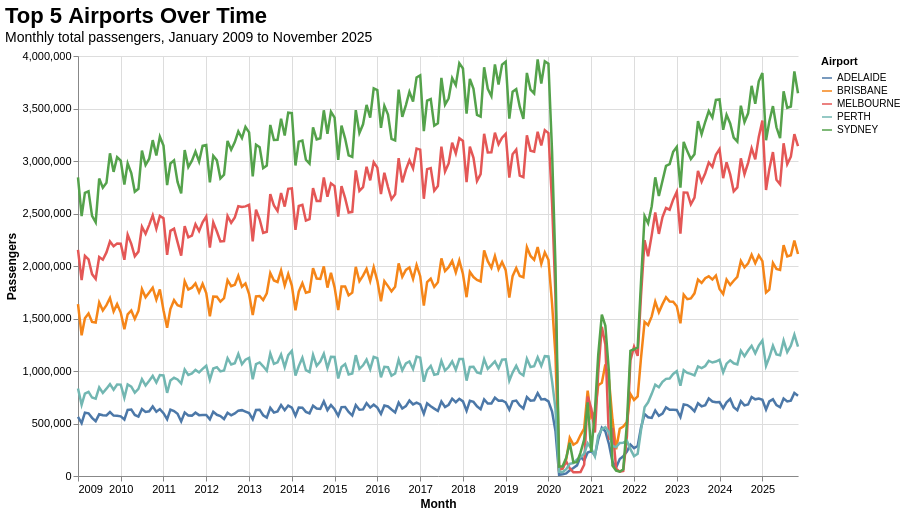

Here is the Vega-Lite specification saved for this chart:
### Vega-Lite specification from a JSON file in a GitHub repository (floating-point values rounded to 4 significant figures; data arrays with more than 128 entries replaced by an {"elided": "..."} marker saying what was removed)
{"$schema": "https://vega.github.io/schema/vega-lite/v5.json", "width": 720, "height": 420, "title": {"text": "Top 5 Airports Over Time", "subtitle": "Monthly total passengers, January 2009 to November 2025", "anchor": "start"}, "data": {"values": {"elided": "1015 records"}}, "mark": {"type": "line", "strokeWidth": 2.5}, "encoding": {"x": {"field": "date", "type": "temporal", "title": "Month"}, "y": {"field": "total_passengers", "type": "quantitative", "title": "Passengers", "axis": {"format": ",d"}}, "color": {"field": "airport", "type": "nominal", "title": "Airport"}, "tooltip": [{"field": "airport", "type": "nominal", "title": "Airport"}, {"field": "date", "type": "temporal", "title": "Month", "format": "%b %Y"}, {"field": "total_passengers", "type": "quantitative", "title": "Passengers", "format": ",d"}]}, "config": {"view": {"stroke": null}, "axis": {"labelFontSize": 11, "titleFontSize": 12}, "title": {"fontSize": 22, "subtitleFontSize": 14}}}
